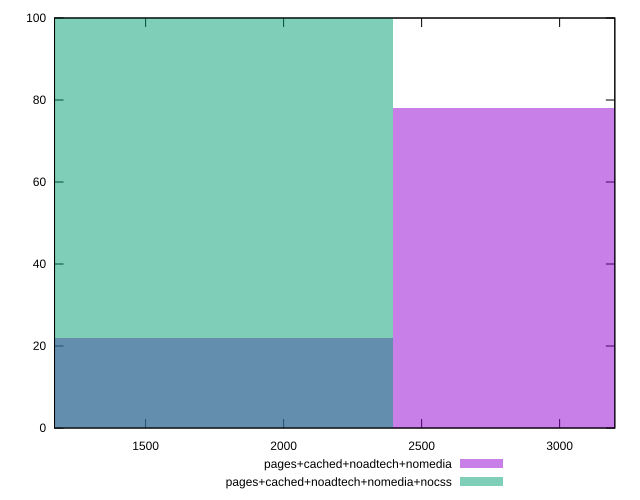

The gnuplot source for this figure:
reset

$pagesCachedNoadtechNomedia <<EOF
3193.325194174153 78
1596.6625970870764 22
EOF

$pagesCachedNoadtechNomediaNocss <<EOF
1596.6625970870764 100
EOF

set key outside below
set boxwidth 1596.6625970870764
set xrange [1170:3200]
set yrange [0:100]
set trange [0:100]
set style fill transparent solid 0.5 noborder
set terminal svg size 640, 500 enhanced background rgb 'white'
set output "report_00015_2021-02-09T16-11-33.973Z/uses-text-compression/comparison/histogram/3_vs_4.svg"

plot $pagesCachedNoadtechNomedia title "pages+cached+noadtech+nomedia" with boxes, \
     $pagesCachedNoadtechNomediaNocss title "pages+cached+noadtech+nomedia+nocss" with boxes

reset
